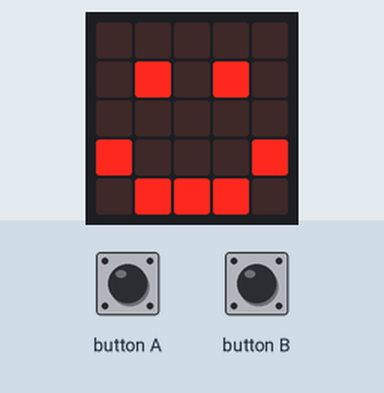
Recording of a program running on a simulated BBC micro:bit (MakeCode). Parts: the board's 5×5 LED display. The test bench sets the inputs (shaded band).

Above: at 1.8 s.
1.9 s: button A pressed for 0.15 s
At 2.4 s:
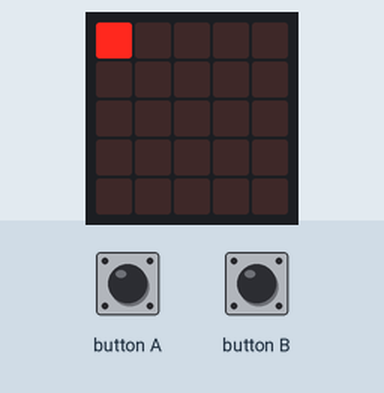
At 4.7 s:
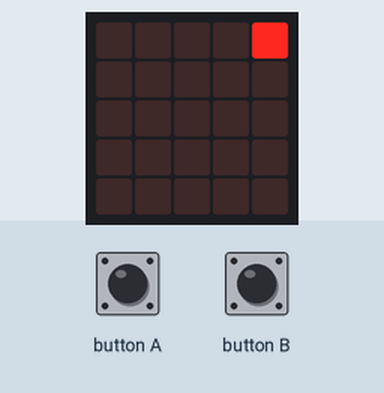
5.0 s: button B pressed for 0.15 s
At 7.5 s:
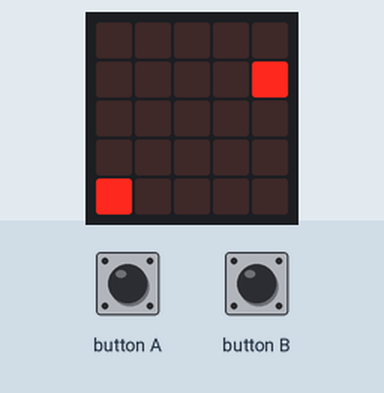
Timing chart, 0 to 9.0 s (numbered marks = the images above; inputs shaded):
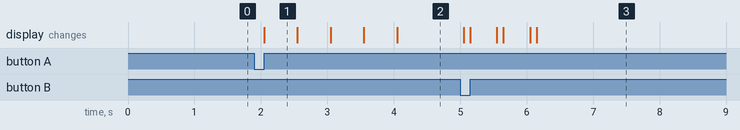

Measured:
- after the input at 1.9 s, the display: changes after 0.15 s (image 1)
- after the input at 5.0 s, the display: first differs from a run without the input after 0.15 s (image 3 shows a later state)
- what the display in image 1 shows lasts 0.5 s, from 2.1 s to 2.6 s

The program:

main.ts
```typescript
// (licence header left out)
// setup
basic.showIcon(IconNames.Happy)

// variables
let loopCounterX = 0
let loopCounterY = 0
let sprite: game.LedSprite = null

// button a
input.onButtonPressed(Button.A,  function () {
  // setup
  basic.clearScreen()
  loopCounterX = 0
  loopCounterY = 0
  sprite = game.createSprite(0, 0)

  // move
  while (loopCounterX <= 4) {
    sprite.set(LedSpriteProperty.X, loopCounterX)
    loopCounterX += 1
    basic.pause(500)
  }
  while (loopCounterY <= 4) {
    sprite.set(LedSpriteProperty.Y, loopCounterY)
    loopCounterY += 1
    basic.pause(500)
  }
  while (loopCounterX >= 0) {
    sprite.set(LedSpriteProperty.X, loopCounterX)
    loopCounterX -= 1
    basic.pause(500)
    }
  while (loopCounterY >= 0) {
    sprite.set(LedSpriteProperty.Y, loopCounterY)
    loopCounterY -= 1
    basic.pause(500)
  }
  sprite.delete()
  basic.pause(500)
  basic.showIcon(IconNames.Happy)
})

// button b
input.onButtonPressed(Button.B, function () {
  // setup
  basic.clearScreen()
  loopCounterX = 0
  loopCounterY = 0
  sprite = game.createSprite(0, 0)

  // move
  while (loopCounterY <= 4) {
    sprite.set(LedSpriteProperty.Y, loopCounterY)
    loopCounterY += 1
    basic.pause(500)
  }
  while (loopCounterX <= 4) {
    sprite.set(LedSpriteProperty.X, loopCounterX)
    loopCounterX += 1
    basic.pause(500)
  }
  while (loopCounterY >= 0) {
    sprite.set(LedSpriteProperty.Y, loopCounterY)
    loopCounterY -= 1
    basic.pause(500)
  }
  while (loopCounterX >= 0) {
    sprite.set(LedSpriteProperty.X, loopCounterX)
    loopCounterX -= 1
    basic.pause(500)
  }
  sprite.delete()
  basic.pause(500)
  basic.showIcon(IconNames.Happy)
})
```
